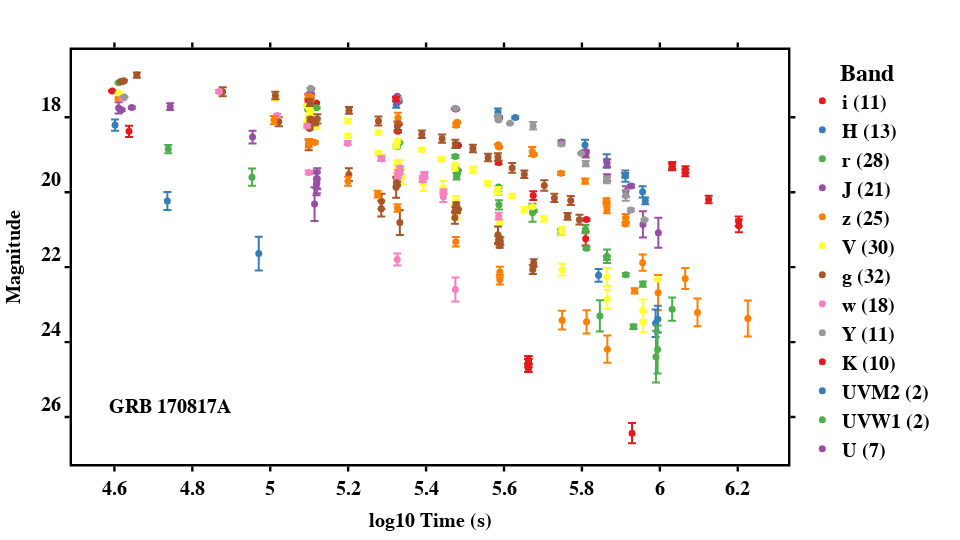
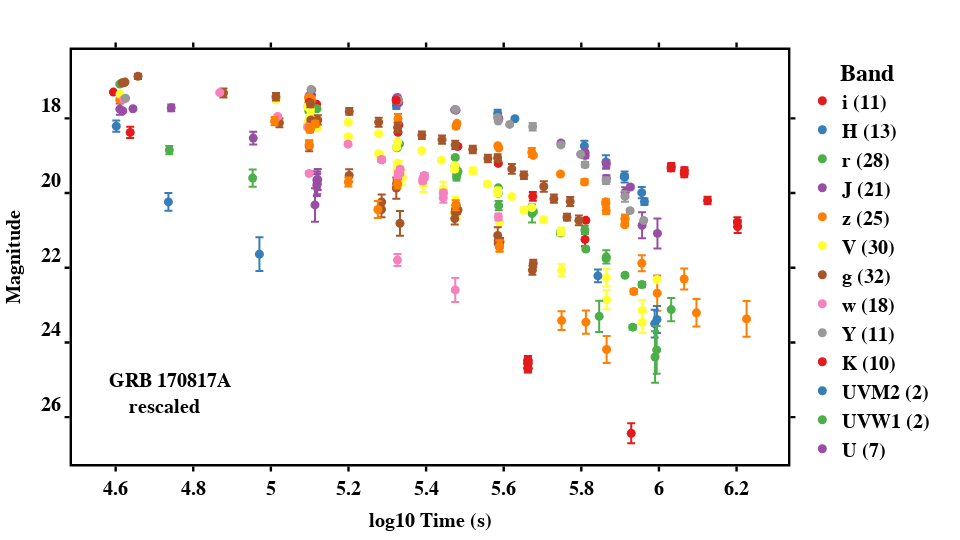

Notebook cell for these charts, in order:
### Code cell
# rescaling GRB

figunresc, figresc, resc_mag_df = lc.rescaleGRB()

figunresc.show()
figresc.show()

### Figure 1 — Plotly figure (JSON) as saved in the notebook; plotly's stock layout.template omitted (floating-point values rounded to 4 significant figures)
{"data": [{"error_y": {"array": [0.018, 0.03, 0.02, 0.03, 0.02, 0.047, 0.01, 0.045, 0.116, 0.183, 0.03]}, "hovertemplate": "      <b>Band<b>=i (11)<br>x=%{x}<br>y=%{y}<extra></extra>", "legendgroup": "i (11)", "marker": {"color": "rgb(228,26,28)", "size": 7, "symbol": "circle"}, "mode": "markers", "name": "<b>i (11)</b>", "orientation": "v", "showlegend": true, "type": "scatter", "x": [4.594, 5.099, 5.118, 5.328, 5.33, 5.478, 5.482, 5.586, 5.675, 5.81, 5.812], "xaxis": "x", "y": [17.3, 17.59, 17.62, 18.37, 18.18, 18.74, 18.75, 19.21, 20.09, 21.24, 20.73], "yaxis": "y"}, {"error_y": {"array": [0.15, 0.01, 0.1, 0.09, 0.01, 0.1, 0.03, 0.14, 0.18, 0.06, 0.15, 0.15, 0.09]}, "hovertemplate": "      <b>Band<b>=H (13)<br>x=%{x}<br>y=%{y}<extra></extra>", "legendgroup": "H (13)", "marker": {"color": "rgb(55,126,184)", "size": 7, "symbol": "circle"}, "mode": "markers", "name": "<b>H (13)</b>", "orientation": "v", "showlegend": true, "type": "scatter", "x": [4.602, 5.102, 5.104, 5.323, 5.325, 5.584, 5.629, 5.808, 5.863, 5.911, 5.912, 5.956, 5.963], "xaxis": "x", "y": [18.21, 17.47, 17.58, 17.66, 17.52, 17.87, 18.01, 18.74, 19.17, 19.55, 19.57, 19.99, 20.23], "yaxis": "y"}, {"error_y": {"array": [0.02, 0.02, 0.02, 0.03, 0.02, 0.018, 0.04, 0.03, 0.02, 0.01, 0.04, 0.089, 0.02, 0.01, 0.05, 0.01, 0.125, 0.03, 0.24, 0.03, 0.07, 0.11, 0.04, 0.05, 0.18, 0.04, 0.07, 0.31]}, "hovertemplate": "      <b>Band<b>=r (28)<br>x=%{x}<br>y=%{y}<extra></extra>", "legendgroup": "r (28)", "marker": {"color": "rgb(77,175,74)", "size": 7, "symbol": "circle"}, "mode": "markers", "name": "<b>r (28)</b>", "orientation": "v", "showlegend": true, "type": "scatter", "x": [4.611, 5.095, 5.098, 5.099, 5.105, 5.119, 5.324, 5.326, 5.331, 5.475, 5.475, 5.478, 5.48, 5.482, 5.585, 5.586, 5.587, 5.672, 5.673, 5.676, 5.746, 5.809, 5.812, 5.864, 5.864, 5.913, 5.956, 6.032], "xaxis": "x", "y": [17.08, 17.69, 17.8, 17.66, 17.71, 17.74, 18.77, 18.79, 18.68, 19.28, 19.05, 19.57, 19.5, 19.42, 20.01, 19.86, 20.34, 20.39, 20.55, 20.5, 21.07, 20.99, 21.5, 21.75, 21.71, 22.2, 22.45, 23.12], "yaxis": "y"}, {"error_y": {"array": [0.15, 0.03, 0.03, 0.01, 0.01, 0.01, 0.01, 0.01, 0.02, 0.01, 0.02, 0.02, 0.03, 0.04, 0.04, 0.08, 0.1, 0.09, 0.14, 0.35, 0.4]}, "hovertemplate": "      <b>Band<b>=J (21)<br>x=%{x}<br>y=%{y}<extra></extra>", "legendgroup": "J (21)", "marker": {"color": "rgb(152,78,163)", "size": 7, "symbol": "circle"}, "mode": "markers", "name": "<b>J (21)</b>", "orientation": "v", "showlegend": true, "type": "scatter", "x": [4.611, 4.618, 4.645, 5.099, 5.105, 5.105, 5.323, 5.326, 5.33, 5.474, 5.477, 5.587, 5.587, 5.748, 5.809, 5.81, 5.865, 5.865, 5.913, 5.957, 5.996], "xaxis": "x", "y": [17.75, 17.8, 17.74, 17.39, 17.37, 17.24, 17.47, 17.44, 17.58, 17.77, 17.78, 18.02, 18.0, 18.66, 18.91, 18.99, 19.22, 19.61, 19.98, 20.86, 21.08], "yaxis": "y"}, {"error_y": {"array": [0.03, 0.06, 0.06, 0.06, 0.07, 0.13, 0.05, 0.02, 0.01, 0.027, 0.12, 0.03, 0.039, 0.07, 0.03, 0.07, 0.092, 0.04, 0.11, 0.11, 0.214, 0.471, 0.28, 0.368, 0.48]}, "hovertemplate": "      <b>Band<b>=z (25)<br>x=%{x}<br>y=%{y}<extra></extra>", "legendgroup": "z (25)", "marker": {"color": "rgb(255,127,0)", "size": 7, "symbol": "circle"}, "mode": "markers", "name": "<b>z (25)</b>", "orientation": "v", "showlegend": true, "type": "scatter", "x": [4.611, 5.098, 5.098, 5.098, 5.105, 5.328, 5.477, 5.48, 5.585, 5.587, 5.672, 5.676, 5.746, 5.808, 5.863, 5.863, 5.864, 5.912, 5.912, 5.913, 5.956, 5.996, 6.065, 6.097, 6.226], "xaxis": "x", "y": [17.5, 17.45, 17.44, 17.44, 17.49, 18.01, 18.21, 18.13, 18.73, 18.79, 18.91, 18.99, 19.49, 19.7, 20.28, 20.23, 20.47, 20.85, 20.69, 20.69, 21.88, 22.68, 22.3, 23.21, 23.37], "yaxis": "y"}, {"error_y": {"array": [0.02, 0.04, 0.08, 0.05, 0.08, 0.04, 0.041, 0.04, 0.06, 0.04, 0.06, 0.1, 0.05, 0.05, 0.07, 0.11, 0.05, 0.08, 0.18, 0.12, 0.2, 0.2, 0.19, 0.2, 0.115, 0.15, 0.054, 0.158, 0.256, 0.28]}, "hovertemplate": "      <b>Band<b>=V (30)<br>x=%{x}<br>y=%{y}<extra></extra>", "legendgroup": "V (30)", "marker": {"color": "rgb(255,255,51)", "size": 7, "symbol": "circle"}, "mode": "markers", "name": "<b>V (30)</b>", "orientation": "v", "showlegend": true, "type": "scatter", "x": [4.611, 5.013, 5.094, 5.095, 5.096, 5.099, 5.103, 5.108, 5.108, 5.108, 5.118, 5.118, 5.2, 5.278, 5.284, 5.325, 5.326, 5.33, 5.331, 5.333, 5.339, 5.393, 5.444, 5.473, 5.476, 5.479, 5.589, 5.749, 5.865, 5.957], "xaxis": "x", "y": [17.35, 17.5, 18.22, 18.16, 18.13, 17.97, 17.92, 18.14, 18.16, 18.18, 18.25, 18.18, 18.49, 18.94, 19.06, 19.4, 19.2, 19.51, 19.33, 19.53, 19.59, 19.77, 19.89, 20.54, 20.21, 20.55, 20.79, 22.07, 22.86, 23.47], "yaxis": "y"}, {"error_y": {"array": [0.02, 0.04, 0.02, 0.07, 0.12, 0.12, 0.03, 0.14, 0.03, 0.03, 0.04, 0.06, 0.068, 0.124, 0.17, 0.21, 0.2, 0.282, 0.11, 0.05, 0.33, 0.16, 0.08, 0.049, 0.06, 0.01, 0.22, 0.11, 0.06, 0.104, 0.12, 0.1]}, "hovertemplate": "      <b>Band<b>=g (32)<br>x=%{x}<br>y=%{y}<extra></extra>", "legendgroup": "g (32)", "marker": {"color": "rgb(166,86,40)", "size": 7, "symbol": "circle"}, "mode": "markers", "name": "<b>g (32)</b>", "orientation": "v", "showlegend": true, "type": "scatter", "x": [4.617, 4.621, 4.624, 4.658, 4.878, 5.022, 5.098, 5.099, 5.099, 5.101, 5.103, 5.105, 5.114, 5.121, 5.202, 5.285, 5.286, 5.323, 5.324, 5.326, 5.333, 5.474, 5.475, 5.477, 5.48, 5.482, 5.585, 5.586, 5.589, 5.591, 5.674, 5.676], "xaxis": "x", "y": [17.05, 17.05, 17.03, 16.87, 17.32, 18.12, 18.21, 18.74, 18.25, 18.3, 18.04, 18.11, 18.15, 18.04, 19.53, 20.44, 20.24, 19.87, 19.74, 19.76, 20.81, 20.68, 20.48, 20.33, 20.49, 20.45, 21.13, 21.28, 21.42, 21.3, 22.06, 21.89], "yaxis": "y"}, {"error_y": {"array": [0.04, 0.04, 0.04, 0.04, 0.05, 0.06, 0.06, 0.07, 0.07, 0.06, 0.05, 0.05, 0.05, 0.07, 0.08, 0.13, 0.06, 0.09]}, "hovertemplate": "      <b>Band<b>=w (18)<br>x=%{x}<br>y=%{y}<extra></extra>", "legendgroup": "w (18)", "marker": {"color": "rgb(247,129,191)", "size": 7, "symbol": "circle"}, "mode": "markers", "name": "<b>w (18)</b>", "orientation": "v", "showlegend": true, "type": "scatter", "x": [4.621, 4.868, 5.018, 5.095, 5.199, 5.285, 5.286, 5.328, 5.328, 5.332, 5.333, 5.391, 5.392, 5.396, 5.396, 5.444, 5.445, 5.586], "xaxis": "x", "y": [17.49, 17.31, 17.95, 18.23, 18.69, 19.11, 19.11, 19.56, 19.48, 19.46, 19.36, 19.68, 19.61, 19.53, 19.56, 20.13, 19.99, 20.64], "yaxis": "y"}, {"error_y": {"array": [0.01, 0.01, 0.02, 0.01, 0.02, 0.02, 0.1, 0.04, 0.07, 0.09, 0.14]}, "hovertemplate": "      <b>Band<b>=Y (11)<br>x=%{x}<br>y=%{y}<extra></extra>", "legendgroup": "Y (11)", "marker": {"color": "rgb(153,153,153)", "size": 7, "symbol": "circle"}, "mode": "markers", "name": "<b>Y (11)</b>", "orientation": "v", "showlegend": true, "type": "scatter", "x": [4.626, 5.103, 5.329, 5.476, 5.584, 5.586, 5.675, 5.747, 5.81, 5.864, 5.912], "xaxis": "x", "y": [17.46, 17.23, 17.51, 17.76, 17.97, 18.07, 18.22, 18.71, 19.24, 19.67, 20.09], "yaxis": "y"}, {"error_y": {"array": [0.15, 0.04, 0.06, 0.09, 0.09, 0.09, 0.09, 0.1, 0.13, 0.17]}, "hovertemplate": "      <b>Band<b>=K (10)<br>x=%{x}<br>y=%{y}<extra></extra>", "legendgroup": "K (10)", "marker": {"color": "rgb(228,26,28)", "size": 7, "symbol": "circle"}, "mode": "markers", "name": "<b>K (10)</b>", "orientation": "v", "showlegend": true, "type": "scatter", "x": [4.638, 5.099, 5.323, 6.031, 6.032, 6.065, 6.066, 6.125, 6.202, 6.203], "xaxis": "x", "y": [18.38, 17.58, 17.52, 19.33, 19.29, 19.49, 19.4, 20.2, 20.78, 20.9], "yaxis": "y"}, {"error_y": {"array": [0.24, 0.45]}, "hovertemplate": "      <b>Band<b>=UVM2 (2)<br>x=%{x}<br>y=%{y}<extra></extra>", "legendgroup": "UVM2 (2)", "marker": {"color": "rgb(55,126,184)", "size": 7, "symbol": "circle"}, "mode": "markers", "name": "<b>UVM2 (2)</b>", "orientation": "v", "showlegend": true, "type": "scatter", "x": [4.736, 4.971], "xaxis": "x", "y": [20.24, 21.64], "yaxis": "y"}, {"error_y": {"array": [0.11, 0.23]}, "hovertemplate": "      <b>Band<b>=UVW1 (2)<br>x=%{x}<br>y=%{y}<extra></extra>", "legendgroup": "UVW1 (2)", "marker": {"color": "rgb(77,175,74)", "size": 7, "symbol": "circle"}, "mode": "markers", "name": "<b>UVW1 (2)</b>", "orientation": "v", "showlegend": true, "type": "scatter", "x": [4.738, 4.953], "xaxis": "x", "y": [18.85, 19.6], "yaxis": "y"}, {"error_y": {"array": [0.09, 0.17, 0.45, 0.29, 0.23, 0.28, 0.28]}, "hovertemplate": "      <b>Band<b>=U (7)<br>x=%{x}<br>y=%{y}<extra></extra>", "legendgroup": "U (7)", "marker": {"color": "rgb(152,78,163)", "size": 7, "symbol": "circle"}, "mode": "markers", "name": "<b>U (7)</b>", "orientation": "v", "showlegend": true, "type": "scatter", "x": [4.743, 4.955, 5.114, 5.118, 5.118, 5.12, 5.121], "xaxis": "x", "y": [17.72, 18.53, 20.32, 19.79, 19.65, 19.75, 19.64], "yaxis": "y"}, {"error_y": {"array": [0.11, 0.11, 0.06, 0.07, 0.037, 0.12, 0.09, 0.1, 0.126, 0.128, 0.14, 0.251, 0.31, 0.363]}, "hovertemplate": "      <b>Band<b>=B (14)<br>x=%{x}<br>y=%{y}<extra></extra>", "legendgroup": "B (14)", "marker": {"color": "rgb(255,127,0)", "size": 7, "symbol": "circle"}, "mode": "markers", "name": "<b>B (14)</b>", "orientation": "v", "showlegend": true, "type": "scatter", "x": [5.01, 5.099, 5.1, 5.1, 5.114, 5.2, 5.276, 5.326, 5.476, 5.589, 5.589, 5.749, 5.812, 5.865], "xaxis": "x", "y": [18.07, 18.69, 18.65, 18.65, 18.67, 19.7, 20.05, 20.42, 21.32, 22.34, 22.13, 23.41, 23.46, 24.19], "yaxis": "y"}, {"error_y": {"array": [0.05, 0.02, 0.05, 0.05, 0.05, 0.04, 0.05, 0.05, 0.05, 0.06, 0.01, 0.09, 0.06, 0.058, 0.08, 0.05, 0.07, 0.03, 0.07, 0.106, 0.24, 0.277]}, "hovertemplate": "      <b>Band<b>=R (22)<br>x=%{x}<br>y=%{y}<extra></extra>", "legendgroup": "R (22)", "marker": {"color": "rgb(255,255,51)", "size": 7, "symbol": "circle"}, "mode": "markers", "name": "<b>R (22)</b>", "orientation": "v", "showlegend": true, "type": "scatter", "x": [5.013, 5.094, 5.102, 5.2, 5.278, 5.324, 5.326, 5.389, 5.44, 5.474, 5.474, 5.52, 5.558, 5.584, 5.584, 5.621, 5.652, 5.673, 5.703, 5.748, 5.865, 5.957], "xaxis": "x", "y": [17.47, 17.69, 17.76, 18.1, 18.41, 18.77, 18.63, 18.86, 19.12, 19.36, 19.27, 19.4, 19.76, 20.0, 19.94, 20.09, 20.46, 20.39, 20.71, 21.03, 22.26, 23.14], "yaxis": "y"}, {"error_y": {"array": [0.1, 0.09, 0.09, 0.12, 0.13, 0.1, 0.11, 0.11, 0.1, 0.1, 0.1, 0.13, 0.1, 0.14, 0.11, 0.09, 0.12, 0.13]}, "hovertemplate": "      <b>Band<b>=I (18)<br>x=%{x}<br>y=%{y}<extra></extra>", "legendgroup": "I (18)", "marker": {"color": "rgb(166,86,40)", "size": 7, "symbol": "circle"}, "mode": "markers", "name": "<b>I (18)</b>", "orientation": "v", "showlegend": true, "type": "scatter", "x": [5.013, 5.102, 5.202, 5.278, 5.326, 5.389, 5.441, 5.475, 5.52, 5.559, 5.584, 5.621, 5.652, 5.703, 5.729, 5.763, 5.771, 5.794], "xaxis": "x", "y": [17.42, 17.61, 17.81, 18.1, 18.24, 18.45, 18.57, 18.71, 18.83, 19.07, 19.06, 19.35, 19.52, 19.82, 20.15, 20.65, 20.22, 20.73], "yaxis": "y"}, {"error_y": {"array": [0.05, 0.16, 0.32]}, "hovertemplate": "      <b>Band<b>=u (3)<br>x=%{x}<br>y=%{y}<extra></extra>", "legendgroup": "u (3)", "marker": {"color": "rgb(247,129,191)", "size": 7, "symbol": "circle"}, "mode": "markers", "name": "<b>u (3)</b>", "orientation": "v", "showlegend": true, "type": "scatter", "x": [5.099, 5.326, 5.475], "xaxis": "x", "y": [19.47, 21.79, 22.59], "yaxis": "y"}, {"error_y": {"array": [0.01, 0.01, 0.04, 0.02]}, "hovertemplate": "      <b>Band<b>=F110W (4)<br>x=%{x}<br>y=%{y}<extra></extra>", "legendgroup": "F110W (4)", "marker": {"color": "rgb(153,153,153)", "size": 7, "symbol": "circle"}, "mode": "markers", "name": "<b>F110W (4)</b>", "orientation": "v", "showlegend": true, "type": "scatter", "x": [5.615, 5.798, 5.926, 5.961], "xaxis": "x", "y": [18.16, 18.96, 20.47, 20.73], "yaxis": "y"}, {"error_y": {"array": [0.11, 0.11, 0.11, 0.11, 0.11, 0.11, 0.11, 0.11, 0.11, 0.27]}, "hovertemplate": "      <b>Band<b>=F336W (10)<br>x=%{x}<br>y=%{y}<extra></extra>", "legendgroup": "F336W (10)", "marker": {"color": "rgb(228,26,28)", "size": 7, "symbol": "circle"}, "mode": "markers", "name": "<b>F336W (10)</b>", "orientation": "v", "showlegend": true, "type": "scatter", "x": [5.662, 5.662, 5.662, 5.662, 5.662, 5.662, 5.662, 5.662, 5.662, 5.929], "xaxis": "x", "y": [24.56, 24.56, 24.56, 24.48, 24.69, 24.48, 24.69, 24.48, 24.69, 26.43], "yaxis": "y"}, {"error_y": {"array": [0.17, 0.37, 0.36]}, "hovertemplate": "      <b>Band<b>=F606W (3)<br>x=%{x}<br>y=%{y}<extra></extra>", "legendgroup": "F606W (3)", "marker": {"color": "rgb(55,126,184)", "size": 7, "symbol": "circle"}, "mode": "markers", "name": "<b>F606W (3)</b>", "orientation": "v", "showlegend": true, "type": "scatter", "x": [5.843, 5.989, 5.995], "xaxis": "x", "y": [22.22, 23.5, 23.39], "yaxis": "y"}, {"error_y": {"array": [0.42, 0.06, 0.69, 0.64]}, "hovertemplate": "      <b>Band<b>=F475W (4)<br>x=%{x}<br>y=%{y}<extra></extra>", "legendgroup": "F475W (4)", "marker": {"color": "rgb(77,175,74)", "size": 7, "symbol": "circle"}, "mode": "markers", "name": "<b>F475W (4)</b>", "orientation": "v", "showlegend": true, "type": "scatter", "x": [5.846, 5.932, 5.99, 5.994], "xaxis": "x", "y": [23.3, 23.59, 24.39, 24.2], "yaxis": "y"}, {"error_y": {"array": [0.04]}, "hovertemplate": "      <b>Band<b>=F160W (1)<br>x=%{x}<br>y=%{y}<extra></extra>", "legendgroup": "F160W (1)", "marker": {"color": "rgb(152,78,163)", "size": 7, "symbol": "circle"}, "mode": "markers", "name": "<b>F160W (1)</b>", "orientation": "v", "showlegend": true, "type": "scatter", "x": [5.926], "xaxis": "x", "y": [19.84], "yaxis": "y"}, {"error_y": {"array": [0.07]}, "hovertemplate": "      <b>Band<b>=F625W (1)<br>x=%{x}<br>y=%{y}<extra></extra>", "legendgroup": "F625W (1)", "marker": {"color": "rgb(255,127,0)", "size": 7, "symbol": "circle"}, "mode": "markers", "name": "<b>F625W (1)</b>", "orientation": "v", "showlegend": true, "type": "scatter", "x": [5.935], "xaxis": "x", "y": [22.64], "yaxis": "y"}, {"error_y": {"array": [0.02]}, "hovertemplate": "      <b>Band<b>=F814W (1)<br>x=%{x}<br>y=%{y}<extra></extra>", "legendgroup": "F814W (1)", "marker": {"color": "rgb(255,255,51)", "size": 7, "symbol": "circle"}, "mode": "markers", "name": "<b>F814W (1)</b>", "orientation": "v", "showlegend": true, "type": "scatter", "x": [5.995], "xaxis": "x", "y": [22.32], "yaxis": "y"}], "layout": {"annotations": [{"align": "left", "font": {"color": "black", "family": "arial", "size": 20}, "showarrow": false, "text": "<b>GRB 170817A</b>", "x": 0.05, "xanchor": "left", "xref": "paper", "xshift": -1, "y": 0.12, "yanchor": "bottom", "yref": "paper", "yshift": -5}], "height": 540, "legend": {"font": {"color": "black", "family": "arial", "size": 20}, "title": {"text": "      <b>Band<b>"}, "tracegroupgap": 0}, "margin": {"b": 40, "l": 40, "r": 40, "t": 50}, "plot_bgcolor": "white", "width": 960, "xaxis": {"anchor": "y", "domain": [0, 1], "linecolor": "black", "linewidth": 2.4, "mirror": "allticks", "showgrid": false, "showline": true, "showticklabels": true, "tickcolor": "black", "tickfont": {"color": "black", "family": "arial", "size": 20}, "tickprefix": "<b>", "ticks": "outside", "ticksuffix": "</b><br>", "tickwidth": 2.4, "title": {"font": {"color": "black", "family": "arial", "size": 20}, "text": "<b>log10 Time (s)<b>"}}, "yaxis": {"anchor": "x", "autorange": "reversed", "domain": [0, 1], "linecolor": "black", "linewidth": 2.4, "mirror": "allticks", "showgrid": false, "showline": true, "showticklabels": true, "tickcolor": "black", "tickfont": {"color": "black", "family": "arial", "size": 20}, "tickprefix": "<b>", "ticks": "outside", "ticksuffix": "</b><br>", "tickwidth": 2.4, "title": {"font": {"color": "black", "family": "arial", "size": 20}, "text": "<b>Magnitude<b>"}}}}

### Figure 2 — Plotly figure (JSON) as saved in the notebook; plotly's stock layout.template omitted (floating-point values rounded to 4 significant figures)
{"data": [{"error_y": {"array": [0.018, 0.03, 0.02, 0.03, 0.02, 0.047, 0.01, 0.045, 0.116, 0.183, 0.03]}, "hovertemplate": "      <b>Band<b>=i (11)<br>x=%{x}<br>y=%{y}<extra></extra>", "legendgroup": "i (11)", "marker": {"color": "rgb(228,26,28)", "size": 9, "symbol": "circle"}, "mode": "markers", "name": "<b>i (11)</b>", "orientation": "h", "showlegend": true, "type": "scatter", "x": [4.594, 5.099, 5.118, 5.328, 5.33, 5.478, 5.482, 5.586, 5.675, 5.81, 5.812], "xaxis": "x", "y": [17.3, 17.59, 17.62, 18.37, 18.18, 18.74, 18.75, 19.21, 20.09, 21.24, 20.73], "yaxis": "y"}, {"error_y": {"array": [0.15, 0.01, 0.1, 0.09, 0.01, 0.1, 0.03, 0.14, 0.18, 0.06, 0.15, 0.15, 0.09]}, "hovertemplate": "      <b>Band<b>=H (13)<br>x=%{x}<br>y=%{y}<extra></extra>", "legendgroup": "H (13)", "marker": {"color": "rgb(55,126,184)", "size": 9, "symbol": "circle"}, "mode": "markers", "name": "<b>H (13)</b>", "orientation": "h", "showlegend": true, "type": "scatter", "x": [4.602, 5.102, 5.104, 5.323, 5.325, 5.584, 5.629, 5.808, 5.863, 5.911, 5.912, 5.956, 5.963], "xaxis": "x", "y": [18.21, 17.47, 17.58, 17.66, 17.52, 17.87, 18.01, 18.74, 19.17, 19.55, 19.57, 19.99, 20.23], "yaxis": "y"}, {"error_y": {"array": [0.02, 0.02, 0.02, 0.03, 0.02, 0.018, 0.04, 0.03, 0.02, 0.01, 0.04, 0.089, 0.02, 0.01, 0.05, 0.01, 0.125, 0.03, 0.24, 0.03, 0.07, 0.11, 0.04, 0.05, 0.18, 0.04, 0.07, 0.31]}, "hovertemplate": "      <b>Band<b>=r (28)<br>x=%{x}<br>y=%{y}<extra></extra>", "legendgroup": "r (28)", "marker": {"color": "rgb(77,175,74)", "size": 9, "symbol": "circle"}, "mode": "markers", "name": "<b>r (28)</b>", "orientation": "h", "showlegend": true, "type": "scatter", "x": [4.611, 5.095, 5.098, 5.099, 5.105, 5.119, 5.324, 5.326, 5.331, 5.475, 5.475, 5.478, 5.48, 5.482, 5.585, 5.586, 5.587, 5.672, 5.673, 5.676, 5.746, 5.809, 5.812, 5.864, 5.864, 5.913, 5.956, 6.032], "xaxis": "x", "y": [17.08, 17.69, 17.8, 17.66, 17.71, 17.74, 18.77, 18.79, 18.68, 19.28, 19.05, 19.57, 19.5, 19.42, 20.01, 19.86, 20.34, 20.39, 20.55, 20.5, 21.07, 20.99, 21.5, 21.75, 21.71, 22.2, 22.45, 23.12], "yaxis": "y"}, {"error_y": {"array": [0.15, 0.03, 0.03, 0.01, 0.01, 0.01, 0.01, 0.01, 0.02, 0.01, 0.02, 0.02, 0.03, 0.04, 0.04, 0.08, 0.1, 0.09, 0.14, 0.35, 0.4]}, "hovertemplate": "      <b>Band<b>=J (21)<br>x=%{x}<br>y=%{y}<extra></extra>", "legendgroup": "J (21)", "marker": {"color": "rgb(152,78,163)", "size": 9, "symbol": "circle"}, "mode": "markers", "name": "<b>J (21)</b>", "orientation": "h", "showlegend": true, "type": "scatter", "x": [4.611, 4.618, 4.645, 5.099, 5.105, 5.105, 5.323, 5.326, 5.33, 5.474, 5.477, 5.587, 5.587, 5.748, 5.809, 5.81, 5.865, 5.865, 5.913, 5.957, 5.996], "xaxis": "x", "y": [17.75, 17.8, 17.74, 17.39, 17.37, 17.24, 17.47, 17.44, 17.58, 17.77, 17.78, 18.02, 18.0, 18.66, 18.91, 18.99, 19.22, 19.61, 19.98, 20.86, 21.08], "yaxis": "y"}, {"error_y": {"array": [0.03, 0.06, 0.06, 0.06, 0.07, 0.13, 0.05, 0.02, 0.01, 0.027, 0.12, 0.03, 0.039, 0.07, 0.03, 0.07, 0.092, 0.04, 0.11, 0.11, 0.214, 0.471, 0.28, 0.368, 0.48]}, "hovertemplate": "      <b>Band<b>=z (25)<br>x=%{x}<br>y=%{y}<extra></extra>", "legendgroup": "z (25)", "marker": {"color": "rgb(255,127,0)", "size": 9, "symbol": "circle"}, "mode": "markers", "name": "<b>z (25)</b>", "orientation": "h", "showlegend": true, "type": "scatter", "x": [4.611, 5.098, 5.098, 5.098, 5.105, 5.328, 5.477, 5.48, 5.585, 5.587, 5.672, 5.676, 5.746, 5.808, 5.863, 5.863, 5.864, 5.912, 5.912, 5.913, 5.956, 5.996, 6.065, 6.097, 6.226], "xaxis": "x", "y": [17.5, 17.45, 17.44, 17.44, 17.49, 18.01, 18.21, 18.13, 18.73, 18.79, 18.91, 18.99, 19.49, 19.7, 20.28, 20.23, 20.47, 20.85, 20.69, 20.69, 21.88, 22.68, 22.3, 23.21, 23.37], "yaxis": "y"}, {"error_y": {"array": [0.02, 0.04, 0.08, 0.05, 0.08, 0.04, 0.041, 0.04, 0.06, 0.04, 0.06, 0.1, 0.05, 0.05, 0.07, 0.11, 0.05, 0.08, 0.18, 0.12, 0.2, 0.2, 0.19, 0.2, 0.115, 0.15, 0.054, 0.158, 0.256, 0.28]}, "hovertemplate": "      <b>Band<b>=V (30)<br>x=%{x}<br>y=%{y}<extra></extra>", "legendgroup": "V (30)", "marker": {"color": "rgb(255,255,51)", "size": 9, "symbol": "circle"}, "mode": "markers", "name": "<b>V (30)</b>", "orientation": "h", "showlegend": true, "type": "scatter", "x": [4.611, 5.013, 5.094, 5.095, 5.096, 5.099, 5.103, 5.108, 5.108, 5.108, 5.118, 5.118, 5.2, 5.278, 5.284, 5.325, 5.326, 5.33, 5.331, 5.333, 5.339, 5.393, 5.444, 5.473, 5.476, 5.479, 5.589, 5.749, 5.865, 5.957], "xaxis": "x", "y": [17.35, 17.5, 18.22, 18.16, 18.13, 17.97, 17.92, 18.14, 18.16, 18.18, 18.25, 18.18, 18.49, 18.94, 19.06, 19.4, 19.2, 19.51, 19.33, 19.53, 19.59, 19.77, 19.89, 20.54, 20.21, 20.55, 20.79, 22.07, 22.86, 23.47], "yaxis": "y"}, {"error_y": {"array": [0.02, 0.04, 0.02, 0.07, 0.12, 0.12, 0.03, 0.14, 0.03, 0.03, 0.04, 0.06, 0.068, 0.124, 0.17, 0.21, 0.2, 0.282, 0.11, 0.05, 0.33, 0.16, 0.08, 0.049, 0.06, 0.01, 0.22, 0.11, 0.06, 0.104, 0.12, 0.1]}, "hovertemplate": "      <b>Band<b>=g (32)<br>x=%{x}<br>y=%{y}<extra></extra>", "legendgroup": "g (32)", "marker": {"color": "rgb(166,86,40)", "size": 9, "symbol": "circle"}, "mode": "markers", "name": "<b>g (32)</b>", "orientation": "h", "showlegend": true, "type": "scatter", "x": [4.617, 4.621, 4.624, 4.658, 4.878, 5.022, 5.098, 5.099, 5.099, 5.101, 5.103, 5.105, 5.114, 5.121, 5.202, 5.285, 5.286, 5.323, 5.324, 5.326, 5.333, 5.474, 5.475, 5.477, 5.48, 5.482, 5.585, 5.586, 5.589, 5.591, 5.674, 5.676], "xaxis": "x", "y": [17.05, 17.05, 17.03, 16.87, 17.32, 18.12, 18.21, 18.74, 18.25, 18.3, 18.04, 18.11, 18.15, 18.04, 19.53, 20.44, 20.24, 19.87, 19.74, 19.76, 20.81, 20.68, 20.48, 20.33, 20.49, 20.45, 21.13, 21.28, 21.42, 21.3, 22.06, 21.89], "yaxis": "y"}, {"error_y": {"array": [0.04, 0.04, 0.04, 0.04, 0.05, 0.06, 0.06, 0.07, 0.07, 0.06, 0.05, 0.05, 0.05, 0.07, 0.08, 0.13, 0.06, 0.09]}, "hovertemplate": "      <b>Band<b>=w (18)<br>x=%{x}<br>y=%{y}<extra></extra>", "legendgroup": "w (18)", "marker": {"color": "rgb(247,129,191)", "size": 9, "symbol": "circle"}, "mode": "markers", "name": "<b>w (18)</b>", "orientation": "h", "showlegend": true, "type": "scatter", "x": [4.621, 4.868, 5.018, 5.095, 5.199, 5.285, 5.286, 5.328, 5.328, 5.332, 5.333, 5.391, 5.392, 5.396, 5.396, 5.444, 5.445, 5.586], "xaxis": "x", "y": [17.49, 17.31, 17.95, 18.23, 18.69, 19.11, 19.11, 19.56, 19.48, 19.46, 19.36, 19.68, 19.61, 19.53, 19.56, 20.13, 19.99, 20.64], "yaxis": "y"}, {"error_y": {"array": [0.01, 0.01, 0.02, 0.01, 0.02, 0.02, 0.1, 0.04, 0.07, 0.09, 0.14]}, "hovertemplate": "      <b>Band<b>=Y (11)<br>x=%{x}<br>y=%{y}<extra></extra>", "legendgroup": "Y (11)", "marker": {"color": "rgb(153,153,153)", "size": 9, "symbol": "circle"}, "mode": "markers", "name": "<b>Y (11)</b>", "orientation": "h", "showlegend": true, "type": "scatter", "x": [4.626, 5.103, 5.329, 5.476, 5.584, 5.586, 5.675, 5.747, 5.81, 5.864, 5.912], "xaxis": "x", "y": [17.46, 17.23, 17.51, 17.76, 17.97, 18.07, 18.22, 18.71, 19.24, 19.67, 20.09], "yaxis": "y"}, {"error_y": {"array": [0.15, 0.04, 0.06, 0.09, 0.09, 0.09, 0.09, 0.1, 0.13, 0.17]}, "hovertemplate": "      <b>Band<b>=K (10)<br>x=%{x}<br>y=%{y}<extra></extra>", "legendgroup": "K (10)", "marker": {"color": "rgb(228,26,28)", "size": 9, "symbol": "circle"}, "mode": "markers", "name": "<b>K (10)</b>", "orientation": "h", "showlegend": true, "type": "scatter", "x": [4.638, 5.099, 5.323, 6.031, 6.032, 6.065, 6.066, 6.125, 6.202, 6.203], "xaxis": "x", "y": [18.38, 17.58, 17.52, 19.33, 19.29, 19.49, 19.4, 20.2, 20.78, 20.9], "yaxis": "y"}, {"error_y": {"array": [0.24, 0.45]}, "hovertemplate": "      <b>Band<b>=UVM2 (2)<br>x=%{x}<br>y=%{y}<extra></extra>", "legendgroup": "UVM2 (2)", "marker": {"color": "rgb(55,126,184)", "size": 9, "symbol": "circle"}, "mode": "markers", "name": "<b>UVM2 (2)</b>", "orientation": "h", "showlegend": true, "type": "scatter", "x": [4.736, 4.971], "xaxis": "x", "y": [20.24, 21.64], "yaxis": "y"}, {"error_y": {"array": [0.11, 0.23]}, "hovertemplate": "      <b>Band<b>=UVW1 (2)<br>x=%{x}<br>y=%{y}<extra></extra>", "legendgroup": "UVW1 (2)", "marker": {"color": "rgb(77,175,74)", "size": 9, "symbol": "circle"}, "mode": "markers", "name": "<b>UVW1 (2)</b>", "orientation": "h", "showlegend": true, "type": "scatter", "x": [4.738, 4.953], "xaxis": "x", "y": [18.85, 19.6], "yaxis": "y"}, {"error_y": {"array": [0.09, 0.17, 0.45, 0.29, 0.23, 0.28, 0.28]}, "hovertemplate": "      <b>Band<b>=U (7)<br>x=%{x}<br>y=%{y}<extra></extra>", "legendgroup": "U (7)", "marker": {"color": "rgb(152,78,163)", "size": 9, "symbol": "circle"}, "mode": "markers", "name": "<b>U (7)</b>", "orientation": "h", "showlegend": true, "type": "scatter", "x": [4.743, 4.955, 5.114, 5.118, 5.118, 5.12, 5.121], "xaxis": "x", "y": [17.72, 18.53, 20.32, 19.79, 19.65, 19.75, 19.64], "yaxis": "y"}, {"error_y": {"array": [0.11, 0.11, 0.06708, 0.07616, 0.07741, 0.12, 0.2285, 0.1118, 0.1352, 0.1414, 0.1523, 0.251, 0.31, 0.363]}, "hovertemplate": "      <b>Band<b>=B (14)<br>x=%{x}<br>y=%{y}<extra></extra>", "legendgroup": "B (14)", "marker": {"color": "rgb(255,127,0)", "size": 9, "symbol": "circle"}, "mode": "markers", "name": "<b>B (14)</b>", "orientation": "h", "showlegend": true, "type": "scatter", "x": [5.01, 5.099, 5.1, 5.1, 5.114, 5.2, 5.276, 5.326, 5.476, 5.589, 5.589, 5.749, 5.812, 5.865], "xaxis": "x", "y": [18.07, 18.69, 18.25, 18.3, 18.15, 19.7, 20.44, 19.76, 20.33, 21.42, 21.42, 23.41, 23.46, 24.19], "yaxis": "y"}, {"error_y": {"array": [0.05, 0.02, 0.05, 0.05, 0.05, 0.04, 0.05, 0.05, 0.05, 0.06, 0.01, 0.09, 0.06, 0.058, 0.08, 0.05, 0.07, 0.03, 0.07, 0.106, 0.24, 0.277]}, "hovertemplate": "      <b>Band<b>=R (22)<br>x=%{x}<br>y=%{y}<extra></extra>", "legendgroup": "R (22)", "marker": {"color": "rgb(255,255,51)", "size": 9, "symbol": "circle"}, "mode": "markers", "name": "<b>R (22)</b>", "orientation": "h", "showlegend": true, "type": "scatter", "x": [5.013, 5.094, 5.102, 5.2, 5.278, 5.324, 5.326, 5.389, 5.44, 5.474, 5.474, 5.52, 5.558, 5.584, 5.584, 5.621, 5.652, 5.673, 5.703, 5.748, 5.865, 5.957], "xaxis": "x", "y": [17.47, 17.69, 17.76, 18.1, 18.41, 18.77, 18.63, 18.86, 19.12, 19.36, 19.27, 19.4, 19.76, 20.0, 19.94, 20.09, 20.46, 20.39, 20.71, 21.03, 22.26, 23.14], "yaxis": "y"}, {"error_y": {"array": [0.1, 0.09, 0.09, 0.12, 0.13, 0.1, 0.11, 0.11, 0.1, 0.1, 0.1, 0.13, 0.1, 0.14, 0.11, 0.09, 0.12, 0.13]}, "hovertemplate": "      <b>Band<b>=I (18)<br>x=%{x}<br>y=%{y}<extra></extra>", "legendgroup": "I (18)", "marker": {"color": "rgb(166,86,40)", "size": 9, "symbol": "circle"}, "mode": "markers", "name": "<b>I (18)</b>", "orientation": "h", "showlegend": true, "type": "scatter", "x": [5.013, 5.102, 5.202, 5.278, 5.326, 5.389, 5.441, 5.475, 5.52, 5.559, 5.584, 5.621, 5.652, 5.703, 5.729, 5.763, 5.771, 5.794], "xaxis": "x", "y": [17.42, 17.61, 17.81, 18.1, 18.24, 18.45, 18.57, 18.71, 18.83, 19.07, 19.06, 19.35, 19.52, 19.82, 20.15, 20.65, 20.22, 20.73], "yaxis": "y"}, {"error_y": {"array": [0.05, 0.16, 0.32]}, "hovertemplate": "      <b>Band<b>=u (3)<br>x=%{x}<br>y=%{y}<extra></extra>", "legendgroup": "u (3)", "marker": {"color": "rgb(247,129,191)", "size": 9, "symbol": "circle"}, "mode": "markers", "name": "<b>u (3)</b>", "orientation": "h", "showlegend": true, "type": "scatter", "x": [5.099, 5.326, 5.475], "xaxis": "x", "y": [19.47, 21.79, 22.59], "yaxis": "y"}, {"error_y": {"array": [0.01, 0.01, 0.04, 0.02]}, "hovertemplate": "      <b>Band<b>=F110W (4)<br>x=%{x}<br>y=%{y}<extra></extra>", "legendgroup": "F110W (4)", "marker": {"color": "rgb(153,153,153)", "size": 9, "symbol": "circle"}, "mode": "markers", "name": "<b>F110W (4)</b>", "orientation": "h", "showlegend": true, "type": "scatter", "x": [5.615, 5.798, 5.926, 5.961], "xaxis": "x", "y": [18.16, 18.96, 20.47, 20.73], "yaxis": "y"}, {"error_y": {"array": [0.11, 0.11, 0.11, 0.11, 0.11, 0.11, 0.11, 0.11, 0.11, 0.27]}, "hovertemplate": "      <b>Band<b>=F336W (10)<br>x=%{x}<br>y=%{y}<extra></extra>", "legendgroup": "F336W (10)", "marker": {"color": "rgb(228,26,28)", "size": 9, "symbol": "circle"}, "mode": "markers", "name": "<b>F336W (10)</b>", "orientation": "h", "showlegend": true, "type": "scatter", "x": [5.662, 5.662, 5.662, 5.662, 5.662, 5.662, 5.662, 5.662, 5.662, 5.929], "xaxis": "x", "y": [24.56, 24.56, 24.56, 24.48, 24.69, 24.48, 24.69, 24.48, 24.69, 26.43], "yaxis": "y"}, {"error_y": {"array": [0.17, 0.37, 0.36]}, "hovertemplate": "      <b>Band<b>=F606W (3)<br>x=%{x}<br>y=%{y}<extra></extra>", "legendgroup": "F606W (3)", "marker": {"color": "rgb(55,126,184)", "size": 9, "symbol": "circle"}, "mode": "markers", "name": "<b>F606W (3)</b>", "orientation": "h", "showlegend": true, "type": "scatter", "x": [5.843, 5.989, 5.995], "xaxis": "x", "y": [22.22, 23.5, 23.39], "yaxis": "y"}, {"error_y": {"array": [0.42, 0.06, 0.69, 0.64]}, "hovertemplate": "      <b>Band<b>=F475W (4)<br>x=%{x}<br>y=%{y}<extra></extra>", "legendgroup": "F475W (4)", "marker": {"color": "rgb(77,175,74)", "size": 9, "symbol": "circle"}, "mode": "markers", "name": "<b>F475W (4)</b>", "orientation": "h", "showlegend": true, "type": "scatter", "x": [5.846, 5.932, 5.99, 5.994], "xaxis": "x", "y": [23.3, 23.59, 24.39, 24.2], "yaxis": "y"}, {"error_y": {"array": [0.04]}, "hovertemplate": "      <b>Band<b>=F160W (1)<br>x=%{x}<br>y=%{y}<extra></extra>", "legendgroup": "F160W (1)", "marker": {"color": "rgb(152,78,163)", "size": 9, "symbol": "circle"}, "mode": "markers", "name": "<b>F160W (1)</b>", "orientation": "h", "showlegend": true, "type": "scatter", "x": [5.926], "xaxis": "x", "y": [19.84], "yaxis": "y"}, {"error_y": {"array": [0.07]}, "hovertemplate": "      <b>Band<b>=F625W (1)<br>x=%{x}<br>y=%{y}<extra></extra>", "legendgroup": "F625W (1)", "marker": {"color": "rgb(255,127,0)", "size": 9, "symbol": "circle"}, "mode": "markers", "name": "<b>F625W (1)</b>", "orientation": "h", "showlegend": true, "type": "scatter", "x": [5.935], "xaxis": "x", "y": [22.64], "yaxis": "y"}, {"error_y": {"array": [0.02]}, "hovertemplate": "      <b>Band<b>=F814W (1)<br>x=%{x}<br>y=%{y}<extra></extra>", "legendgroup": "F814W (1)", "marker": {"color": "rgb(255,255,51)", "size": 9, "symbol": "circle"}, "mode": "markers", "name": "<b>F814W (1)</b>", "orientation": "h", "showlegend": true, "type": "scatter", "x": [5.995], "xaxis": "x", "y": [22.32], "yaxis": "y"}], "layout": {"annotations": [{"align": "left", "font": {"color": "black", "family": "arial", "size": 20}, "showarrow": false, "text": "<b>GRB 170817A<br>    rescaled</b>", "x": 0.05, "xanchor": "left", "xref": "paper", "xshift": -1, "y": 0.12, "yanchor": "bottom", "yref": "paper", "yshift": -5}], "height": 540, "legend": {"font": {"color": "black", "family": "arial", "size": 20}, "title": {"text": "      <b>Band<b>"}, "tracegroupgap": 0}, "margin": {"b": 40, "l": 40, "r": 40, "t": 50}, "plot_bgcolor": "white", "width": 960, "xaxis": {"anchor": "y", "domain": [0, 1], "linecolor": "black", "linewidth": 2.4, "mirror": "allticks", "showgrid": false, "showline": true, "showticklabels": true, "tickcolor": "black", "tickfont": {"color": "black", "family": "arial", "size": 20}, "tickprefix": "<b>", "ticks": "outside", "ticksuffix": "</b><br>", "tickwidth": 2.4, "title": {"font": {"color": "black", "family": "arial", "size": 20}, "text": "<b>log10 Time (s)<b>"}}, "yaxis": {"anchor": "x", "autorange": "reversed", "domain": [0, 1], "linecolor": "black", "linewidth": 2.4, "mirror": "allticks", "showgrid": false, "showline": true, "showticklabels": true, "tickcolor": "black", "tickfont": {"color": "black", "family": "arial", "size": 20}, "tickprefix": "<b>", "ticks": "outside", "ticksuffix": "</b><br>", "tickwidth": 2.4, "title": {"font": {"color": "black", "family": "arial", "size": 20}, "text": "<b>Magnitude<b>"}}}}
